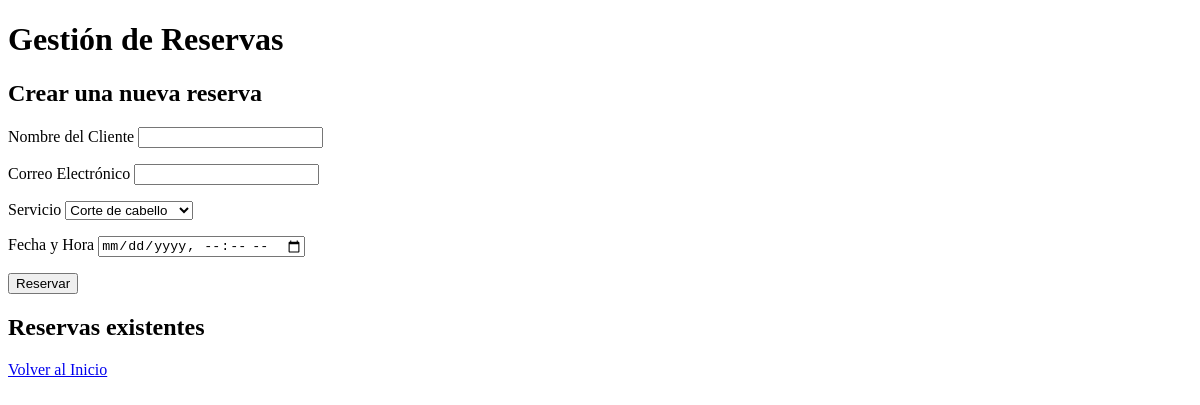
The app's page /reservations, older data.
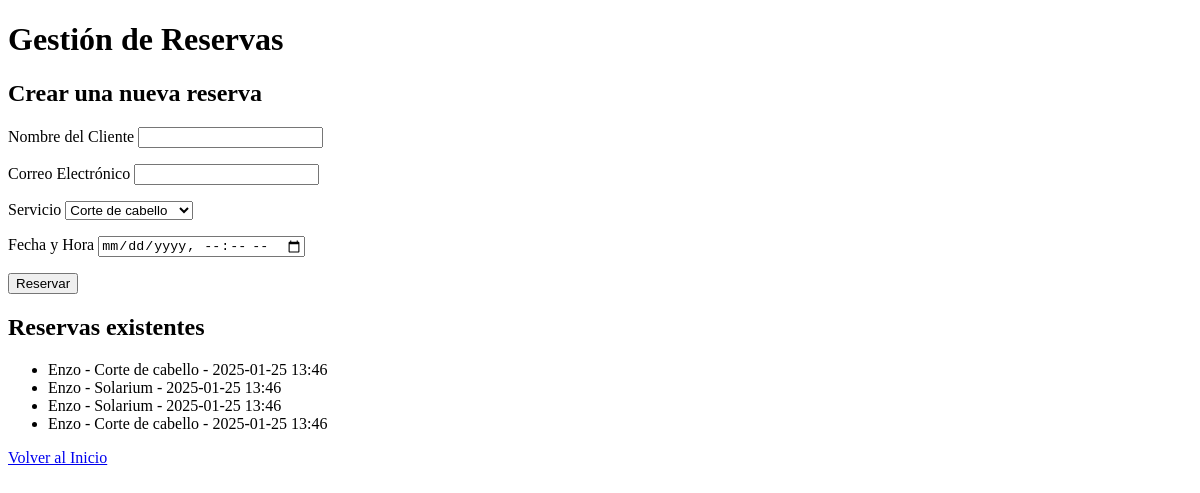
The same page, newer data.
### app/models.py (models this page shows, shortened)
class Reservation(db.Model):
    id = db.Column(db.Integer, primary_key=True)
    client_name = db.Column(db.String(100), nullable=False)
    client_email = db.Column(db.String(120), nullable=False)
    service_id = db.Column(db.Integer, db.ForeignKey('service.id'), nullable=False)
    date = db.Column(db.DateTime, nullable=False)
    created_at = db.Column(db.DateTime, default=datetime.utcnow)
    service = db.relationship('Service', backref=db.backref('reservations', lazy=True))

class Service(db.Model):
    id = db.Column(db.Integer, primary_key=True)
    name = db.Column(db.String(100), nullable=False)
    description = db.Column(db.Text, nullable=False)
    price = db.Column(db.Float, nullable=False)

### app/routes.py (the view, shortened to what this page needs)
@app.route('/reservations', methods=['GET', 'POST'])
def reservations():
    form = ReservationForm()
    reservations = Reservation.query.order_by(Reservation.date).all()
    return render_template('reservations.html', form=form, reservations=reservations)

### app/forms.py (shortened to what this page needs)
class ReservationForm(FlaskForm):
    client_name = StringField('Nombre del Cliente', validators=[DataRequired()])
    client_email = StringField('Correo Electrónico', validators=[DataRequired(), Email()])
    service_id = SelectField('Servicio', coerce=int, validators=[DataRequired()])
    date = DateTimeLocalField('Fecha y Hora', format='%Y-%m-%dT%H:%M', validators=[DataRequired()])
    submit = SubmitField('Reservar')
    def __init__(self, *args, **kwargs):
        super().__init__(*args, **kwargs)
        self.service_id.choices = [(service.id, service.name) for service in Service.query.all()]

### app/templates/reservations.html (shortened to what this page needs)
<!DOCTYPE html>
<html lang="en">
<head>
</head>
<body>
    <h1>Gestión de Reservas</h1>
    <h2>Crear una nueva reserva</h2>
    <form method="POST" action="{{ url_for('reservations') }}">
        <p>
            {{ form.client_name.label }}
            {{ form.client_name() }}
        </p>
        <p>
            {{ form.client_email.label }}
            {{ form.client_email() }}
        </p>
        <p>
            {{ form.service_id.label }}
            {{ form.service_id() }}
        </p>
        <p>
            {{ form.date.label }}
            {{ form.date() }}
        </p>
        <p>{{ form.submit() }}</p>
    </form>
    <h2>Reservas existentes</h2>
    <ul>
        {% for reservation in reservations %}
            <li>
                {{ reservation.client_name }} - {{ reservation.service.name }} - {{ reservation.date.strftime('%Y-%m-%d %H:%M') }}
            </li>
        {% endfor %}
    </ul>
    <a href="{{ url_for('home') }}">Volver al Inicio</a>
</body>
</html>

Row changes from the older to the newer data that the page shows:
added Reservation: client_name "Enzo", service.name "Corte de cabello", date "2025-01-25 13:46"
added Reservation: client_name "Enzo", service.name "Solarium", date "2025-01-25 13:46"
added Reservation: client_name "Enzo", service.name "Solarium", date "2025-01-25 13:46"
added Reservation: client_name "Enzo", service.name "Corte de cabello", date "2025-01-25 13:46"
